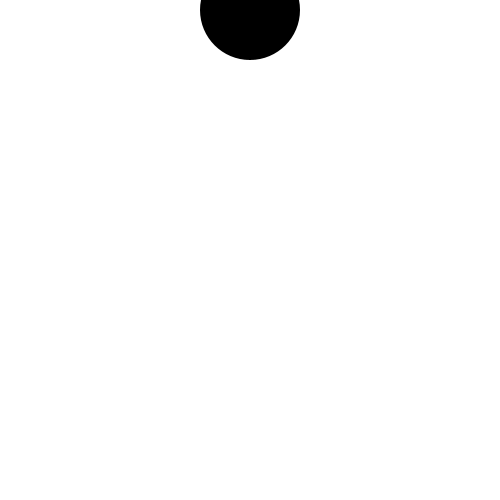
Frame 1 (no input)
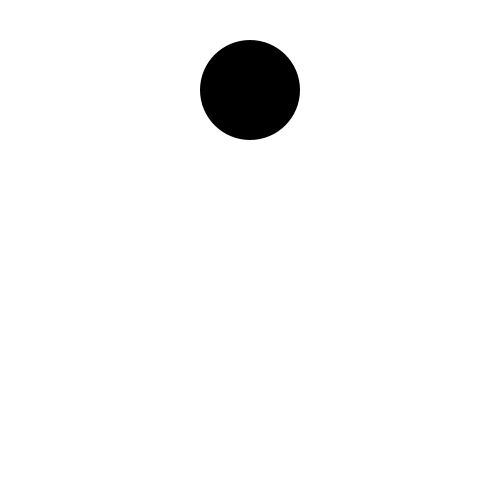
Frame 60 (the mouse pressed at the canvas centre just before this capture)
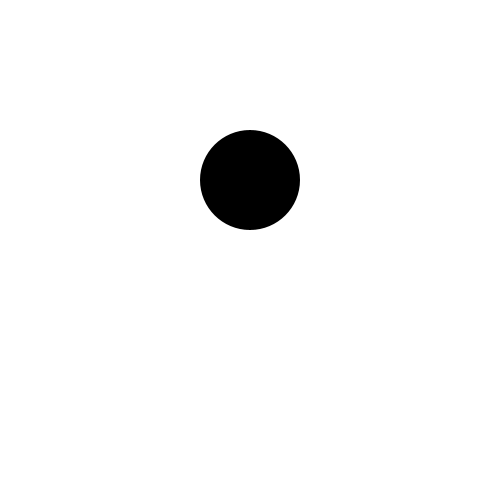
Frame 120 (the mouse held since frame 60 and released just before this capture)

The Processing sketch that drew these frames (run headless with seeded random() and noise(); from frame 60 on, the mouse is pressed at the canvas centre):

// Processing sketch: processing_61898
// ── processing_61898.pde

float y;

public void setup() {
  size(500, 500);
  smooth();
  noStroke();
}

public void draw() {
  y += 10;
  if (y > height) {
    y = 0;
  }
  fill(255, 255);
  rect(0, 0, width, height);
  fill(0);
  ellipse(width / 2, y, 100, 100);
}
